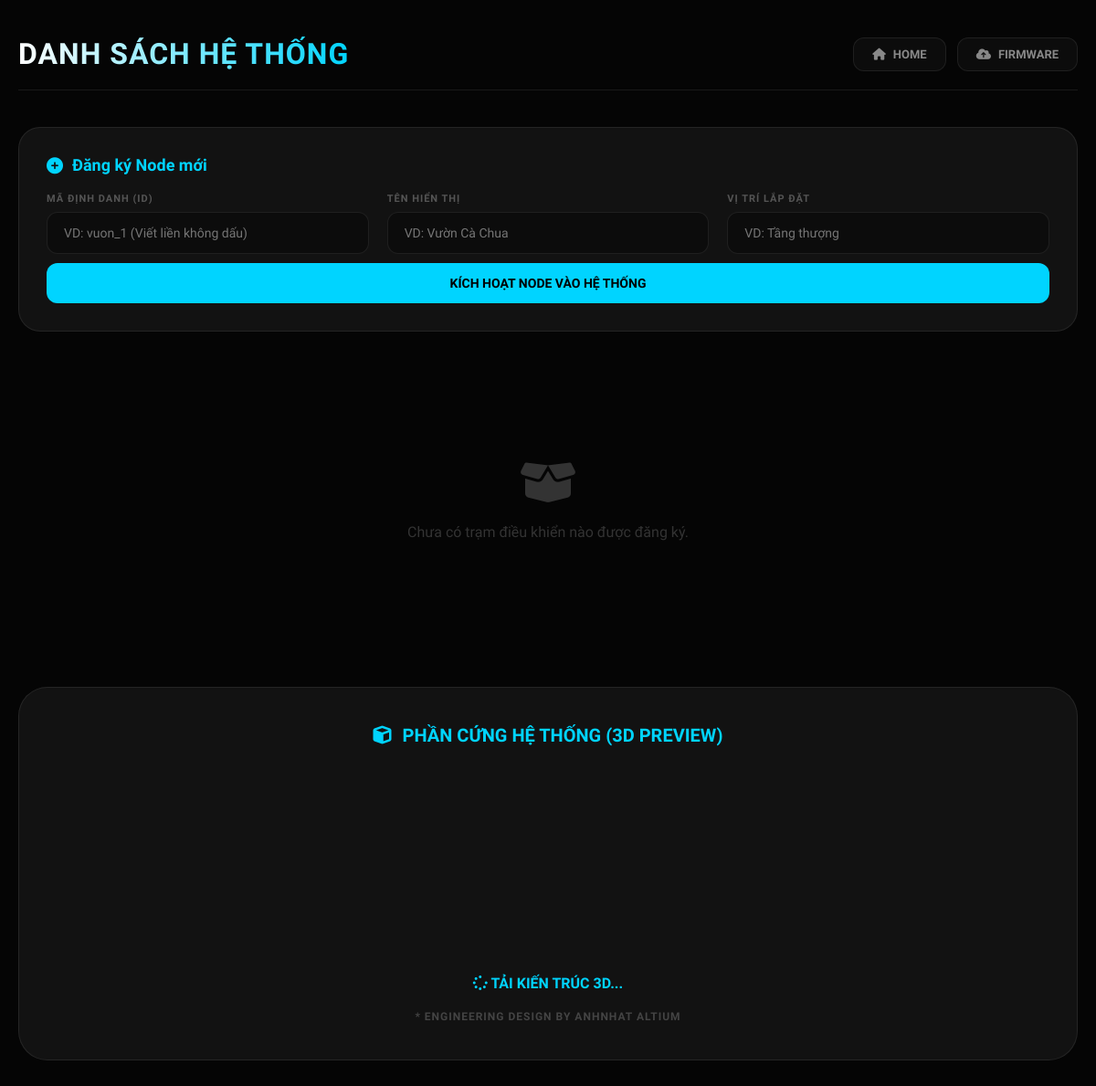
The page /garden/ (signed in) on the database as committed earlier.
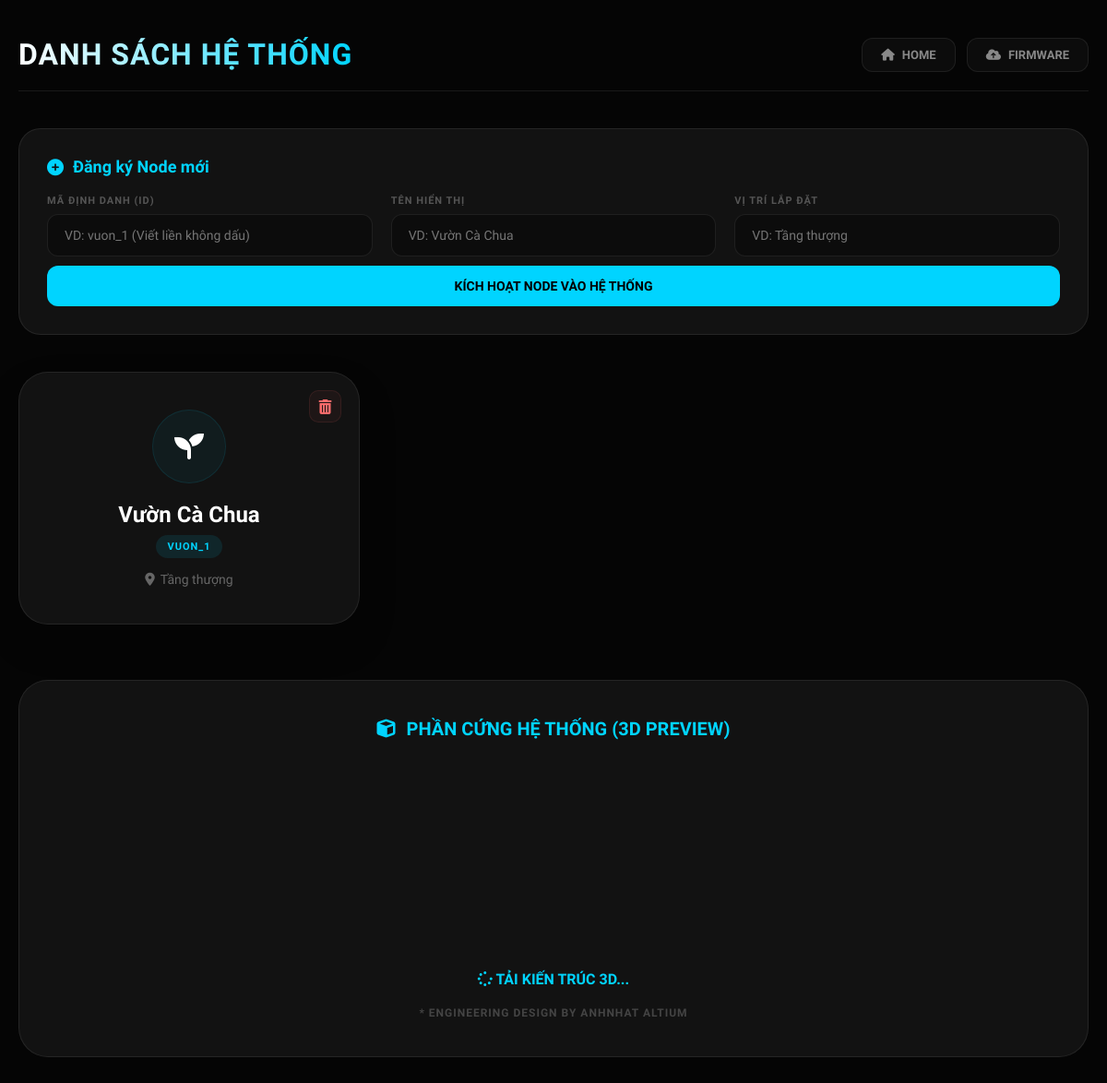
The same page on the database as committed later.
### myweb/models.py (models this page shows, shortened)
class Node(models.Model):
    node_id = models.CharField(max_length=50, unique=True) # VD: "vuon_sau_nha"
    name = models.CharField(max_length=100) # VD: "Vườn Sân Sau"
    location = models.CharField(max_length=200, blank=True)
    created_at = models.DateTimeField(auto_now_add=True)

### myweb/views.py (the view)
# urls.py: path('', garden_views.home_view, name='home'),
@login_required
def home_view(request):
    nodes = Node.objects.all()
    if request.method == 'POST':
        form = NodeForm(request.POST)
        if form.is_valid():
            form.save()
            return redirect('home')
    else:
        form = NodeForm()
    return render(request, 'home.html', {'nodes': nodes, 'form': form})

### myweb/forms.py
class NodeForm(forms.ModelForm):
    class Meta:
        model = Node
        fields = ['node_id', 'name', 'location']
        widgets = {
            'node_id': forms.TextInput(attrs={'class': 'form-input', 'placeholder': 'VD: vuon_1 (Viết liền không dấu)'}),
            'name': forms.TextInput(attrs={'class': 'form-input', 'placeholder': 'VD: Vườn Cà Chua'}),
            'location': forms.TextInput(attrs={'class': 'form-input', 'placeholder': 'VD: Tầng thượng'}),
        }

### templates/home.html (shortened to what this page needs)
{% load static %}
<!DOCTYPE html>
<html lang="vi">
  <head>
    <link
      rel="stylesheet"
      href="https://cdnjs.cloudflare.com/ajax/libs/font-awesome/6.0.0/css/all.min.css"
    />
  </head>
  <body>
    <div class="container">
      <div class="header-bar">
        <h1>Danh sách hệ thống</h1>
        <div class="nav-links">
          <a href="/" class="btn-link"> <i class="fas fa-home"></i> Home </a>
          <a href="{% url 'ota' %}" class="btn-link">
            <i class="fas fa-cloud-upload-alt"></i> Firmware
          </a>
        </div>
      </div>
      <div class="add-box">
        <h3><i class="fas fa-plus-circle"></i> Đăng ký Node mới</h3>
        <form method="post">
          <div class="form-grid">
            <div class="form-group">
              <label>Mã định danh (ID)</label>
              {{ form.node_id }}
            </div>
            <div class="form-group">
              <label>Tên hiển thị</label>
              {{ form.name }}
            </div>
            <div class="form-group">
              <label>Vị trí lắp đặt</label>
              {{ form.location }}
            </div>
          </div>
          <button type="submit" class="btn-add">
            Kích hoạt Node vào hệ thống
          </button>
        </form>
      </div>
      <div class="grid">
        {% for node in nodes %}
        <div style="position: relative">
          <a href="{% url 'node_dashboard' node.node_id %}" class="node-card">
            <div class="node-icon"><i class="fas fa-seedling"></i></div>
            <div class="node-name">{{ node.name }}</div>
            <span class="node-id">{{ node.node_id }}</span>
            <div class="node-loc">
              <i class="fas fa-map-marker-alt"></i> {{ node.location }}
            </div>
          </a>
          <a
            href="{% url 'delete_node' node.node_id %}"
            class="btn-delete"
            title="Gỡ bỏ Node"
            onclick="return confirm('Bạn có chắc chắn muốn xóa vườn này không? Dữ liệu sẽ mất hết!')"
          >
            <i class="fas fa-trash-alt"></i>
          </a>
        </div>
        {% empty %}
        <div
          style="
            grid-column: 1/-1;
            text-align: center;
            padding: 100px 0;
            color: #333;
          "
        >
          <i
            class="fas fa-box-open"
            style="font-size: 50px; margin-bottom: 20px"
          ></i>
          <p>Chưa có trạm điều khiển nào được đăng ký.</p>
        </div>
        {% endfor %}
      </div>
      <div class="pcb-container">
        <div class="pcb-title">
          <i class="fas fa-cube"></i> Phần cứng hệ thống (3D Preview)
        </div>
        <model-viewer
          src="{% static 'models/PCB1.glb' %}"
          alt="PCB 3D Layout"
          auto-rotate
          camera-controls
          shadow-intensity="1.5"
          shadow-softness="0.5"
          environment-image="neutral"
          exposure="0.3"
          tone-mapping="neutral"
          interaction-prompt="auto"
        >
          <div
            slot="poster"
            style="
              color: var(--primary);
              text-align: center;
              padding-top: 220px;
              font-weight: 800;
            "
          >
            <i class="fas fa-spinner fa-spin"></i> TẢI KIẾN TRÚC 3D...
          </div>
        </model-viewer>
        <div class="pcb-footer">* Engineering design by AnhNhat Altium</div>
      </div>
    </div>
  </body>
</html>

Rows that differ between the two databases and show on the page:
added Node: name "Vườn Cà Chua", node_id "VUON_1", location "Tầng thượng"
Other text that changed with them:
text no longer shown: "Chưa có trạm điều khiển nào được đăng ký."
